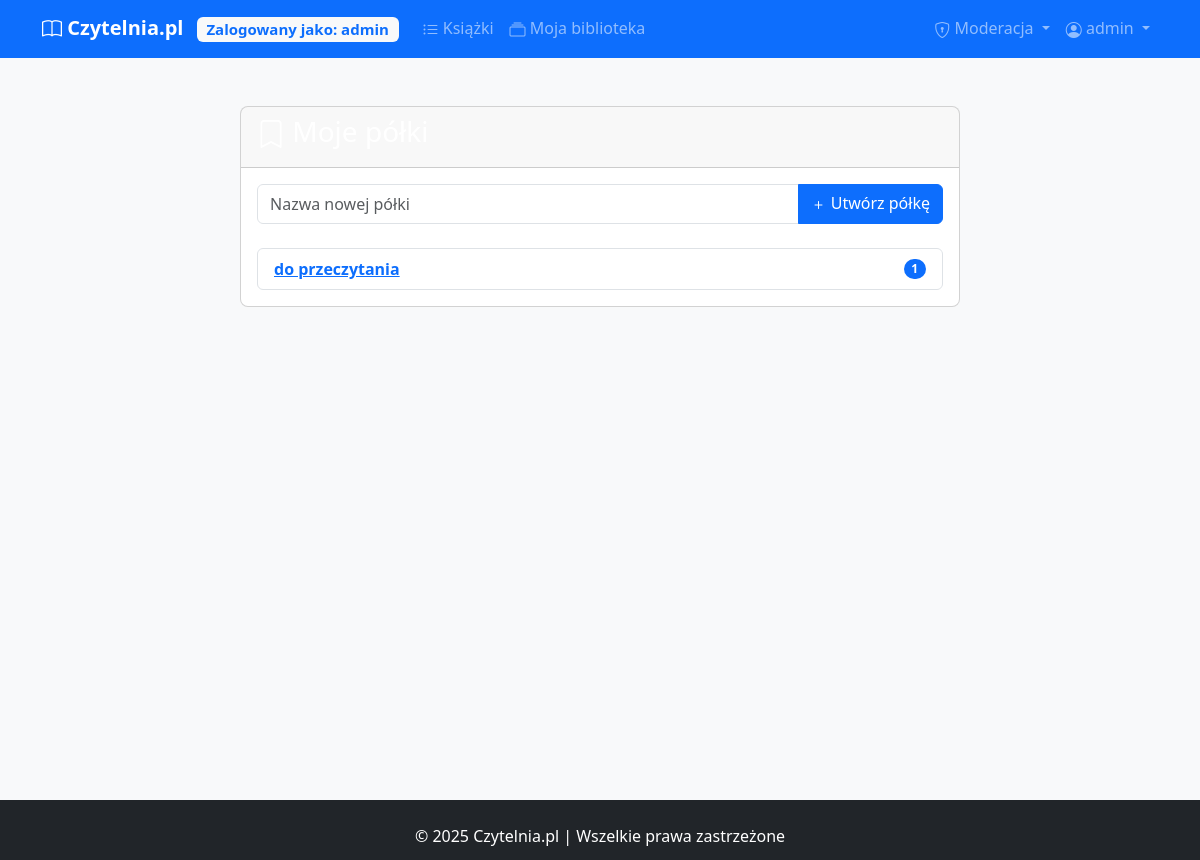
Page /my_shelves (signed in) on the earlier database version.
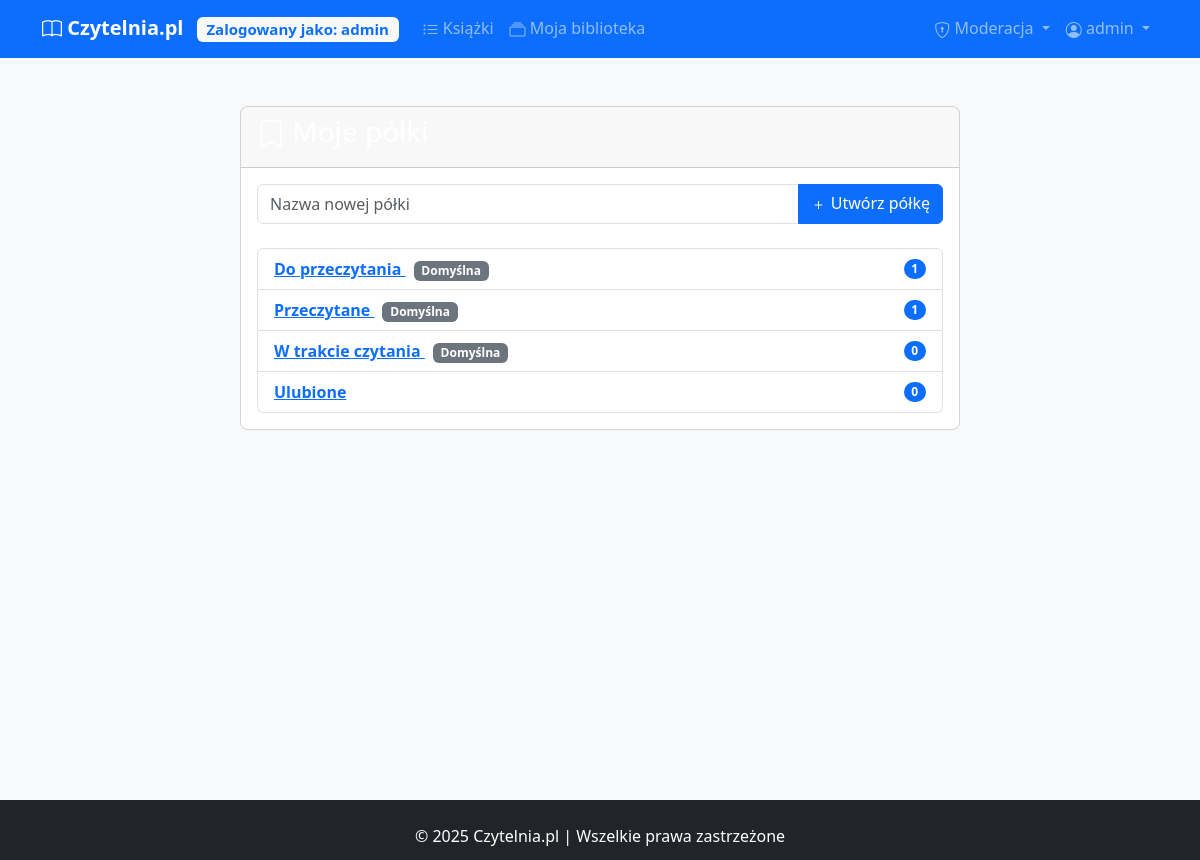
Same page on the later database version.
### models.py (models this page shows)
class Shelf(db.Model):
    __tablename__ = 'shelves'
    id = db.Column(db.Integer, primary_key=True)
    user_id = db.Column(db.Integer, db.ForeignKey('users.id'))
    name = db.Column(db.String(50), nullable=False)
    is_default = db.Column(db.Boolean, default=False)
    created_at = db.Column(db.DateTime, default=datetime.utcnow)
    user = db.relationship('User', back_populates='shelves')
    books = db.relationship('UserLibrary', back_populates='shelf')

### app.py (the view)
@app.route('/my_shelves')
@login_required
def my_shelves():
    shelves = Shelf.query.filter_by(user_id=current_user.id)\
        .order_by(Shelf.is_default.desc(), Shelf.name)\
        .all()
    if not shelves:
        create_default_shelves(current_user)
        shelves = Shelf.query.filter_by(user_id=current_user.id)\
            .order_by(Shelf.is_default.desc(), Shelf.name)\
            .all()
    shelf_counts = {}
    for shelf in shelves:
        count = UserLibrary.query.filter_by(
            user_id=current_user.id,
            shelf_id=shelf.id
        ).count()
        shelf_counts[shelf.id] = count
    return render_template('shelves.html', shelves=shelves, shelf_counts=shelf_counts)

### app.py (called while the page is built)
@login_manager.user_loader
def load_user(user_id):
    return User.query.get(int(user_id))

### templates/shelves.html (shortened to what this page needs)
{% extends "base.html" %}
{% block content %}
<div class="container mt-4">
    <div class="row">
        <div class="col-md-8 mx-auto">
            <div class="card">
                <div class="card-header">
                    <h3><i class="bi bi-bookmark"></i> Moje półki</h3>
                </div>
                <div class="card-body">
                    <form method="POST" action="{{ url_for('create_shelf') }}" class="mb-4">
                        <div class="input-group">
                            <input type="text" name="shelf_name" class="form-control" placeholder="Nazwa nowej półki" required>
                            <button type="submit" class="btn btn-primary">
                                <i class="bi bi-plus"></i> Utwórz półkę
                            </button>
                        </div>
                    </form>
                    <div class="list-group">
                        {% for shelf in shelves %}
                        <div class="list-group-item d-flex justify-content-between align-items-center">
                            <div>
                                <a href="{{ url_for('shelf_books', shelf_id=shelf.id) }}" class="fw-bold">
                                    {{ shelf.name }}
                                </a>
                                {% if shelf.is_default %}
                                <span class="badge bg-secondary ms-2">Domyślna</span>
                                {% endif %}
                            </div>
                            <span class="badge bg-primary rounded-pill">{{ shelf_counts[shelf.id] }}</span>
                        </div>
                        {% endfor %}
                    </div>
                </div>
            </div>
        </div>
    </div>
</div>
{% endblock %}

Differences in the rows shown:
changed Shelf: name "do przeczytania" → "Do przeczytania"; now shows "Domyślna"
now on this page (row edited): Shelf: name "Przeczytane", is_default "Domyślna", shelf_counts "1"
now on this page (row edited): Shelf: name "W trakcie czytania", is_default "Domyślna", shelf_counts "0"
now on this page (row edited): Shelf: name "Ulubione", is_default "0"
